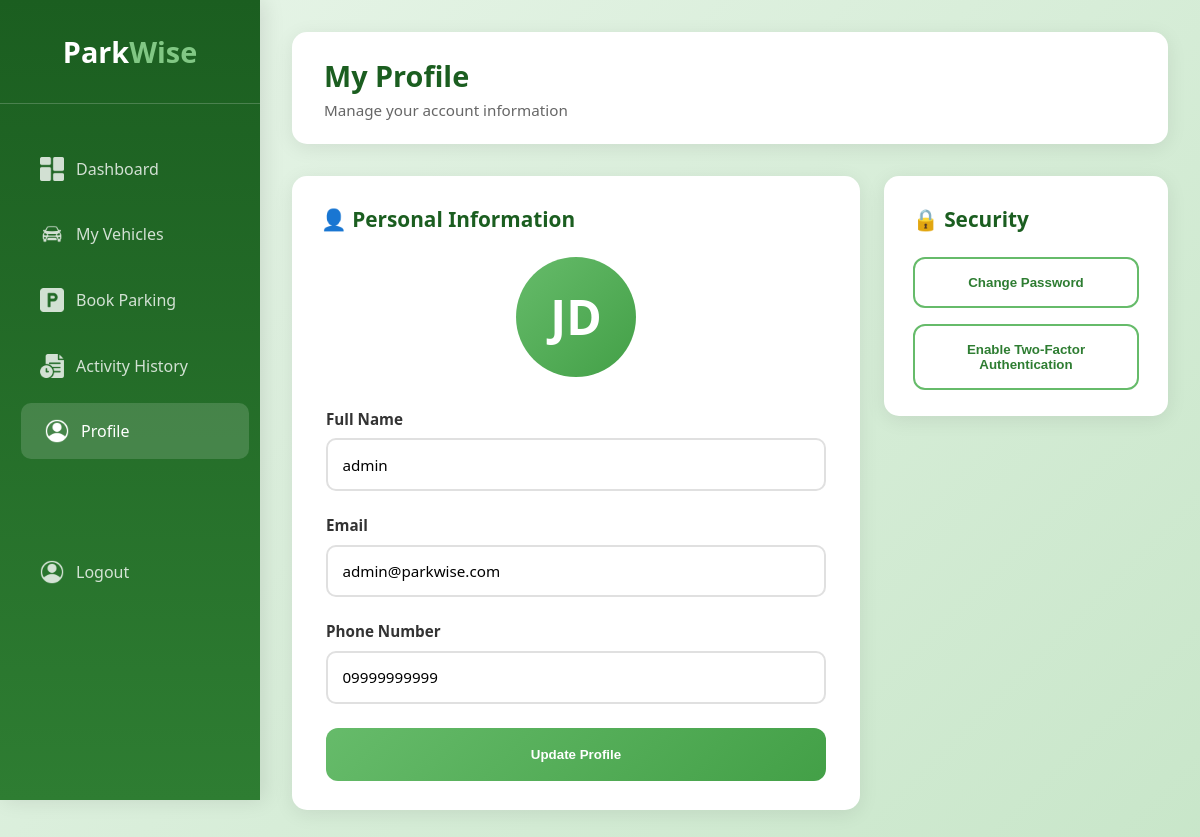
Screenshot of /?controller=UserController&action=showProfilePage (signed in) with the database file from the repository.
### tables this page shows
CREATE TABLE User (    user_id INTEGER PRIMARY KEY AUTOINCREMENT,    username VARCHAR(50) NOT NULL UNIQUE,    email VARCHAR(100) NOT NULL UNIQUE,    phonenumber VARCHAR(15) NOT NULL,    address TEXT NOT NULL,    password TEXT NOT NULL,    role TEXT NOT NULL DEFAULT 'user' CHECK (role IN ('user', 'admin')),    created_at DATETIME DEFAULT CURRENT_TIMESTAMP);

### views/uniLayout.php (called while the page is built)
<?php require_once("./views/$folderPath" . "/$folderPath" . "Layout.php")?>

### controllers/BaseController.php (called while the page is built, shortened)
<?php
class BaseController{
    public function loadModel($filePath){
        return new $model;
    }
    public function  renderView($folderPath, $fileName, $datas = NULL, $location = NULL){
        $content = $datas;
        require_once("./views/uniLayout.php");
    }
}

### controllers/UserController.php (called while the page is built, shortened)
<?php
class UserController extends BaseController{
    protected $userModel;
    public function __construct(){
        $this->userModel = $this->loadModel("User");
    }
    public function showProfilePage(){
        $data = $this->userModel->find($_SESSION["userId"]);
        $this->renderView("user", "profilePage", $data , "profilePage");
    }
}

### index.php (called while the page is built, shortened)
<?php
require_once("./dbConnection.php");
require_once("./router.php");

### models/BaseModel.php (called while the page is built, shortened)
<?php
class BaseModel{
    protected $db;
    protected $table;
    protected $primaryKey;
    public function __construct(){
        $this->db = DbConnection::getInstance();
    }
    public function find($id){
        try{
            $sql =  "SELECT * FROM $this->table WHERE {$this->primaryKey} = :id";
            $request = $this->db->prepare($sql);
            $request->execute(["id" => $id]);
            $result = $request->fetch(PDO::FETCH_ASSOC);
            return $result;
        }catch(PDOException $e){
            error_log($e->getMessage());
            return false;
        }
    }
}

### dbConnection.php (called while the page is built)
<?php
class DbConnection{
    private static $instance = NULL;
    public static function getInstance(){
        if(!isset(self::$instance)){
            try{
                $pdo = new PDO("sqlite:" . __DIR__ . "/database/parkwise.db");
                $pdo->setAttribute(PDO::ATTR_ERRMODE, PDO::ERRMODE_EXCEPTION);
                self::$instance = $pdo;
            }catch(PDOException $e){
                exit("SOMETHING WENT WRONG WHILE CONNECTING TO DATABASE" .  $e->getMessage());
            }
        }
        return self::$instance;
    }
}

### views/user/profilePage.php (the view, shortened to what this page needs)
<div class="main-display">
         <div class="header">
             <div class="welcome">
                 <h1>My Profile</h1>
                 <p>Manage your account information</p>
             </div>
         </div>
         <div class="content-grid">
             <form class="card" method="post" action="?controller=UserController&action=updateProfile">
                 <h2>👤 Personal Information</h2>
                 <div class="profile-section">
                     <div class="avatar-large">JD</div>
                     <div class="profile-form">
                         <div class="form-group">
                             <label>Full Name</label>
                             <input type="text" name="username" class="form-input" value="<?=$content["username"]?>">
                         </div>
                         <div class="form-group">
                             <label>Email</label>
                             <input type="email" name="email" class="form-input" value="<?=$content["email"]?>">
                         </div>
                         <div class="form-group">
                             <label>Phone Number</label>
                             <input type="tel" name="phonenumber" class="form-input" value="<?=$content["phonenumber"]?>">
                         </div>
                         <button class="action-btn" style="width: 100%;">Update Profile</button>
                     </div>
                 </div>
             </form>
             <div class="card-security">
                 <h2>🔒 Security</h2>
                 <div class="security-section">
                     <button class="action-btn-outline">Change Password</button>
                     <button class="action-btn-outline">Enable Two-Factor Authentication</button>
                 </div>
             </div>
         </div>
     </div>

### views/static/userStyle.css (style rules this page uses)
* { margin: 0; padding: 0; box-sizing: border-box; }
body { font-family: 'Segoe UI', Tahoma, Geneva, Verdana, sans-serif; background: linear-gradient(135deg, #e8f5e9 0%, #c8e6c9 100%); min-height: 100vh; }
.main-display { margin-left: 260px; flex: 1; padding: 2rem; transition: margin-left 0.3s ease; }
.header { background: white; padding: 1.5rem 2rem; border-radius: 15px; box-shadow: 0 4px 20px rgba(0,0,0,0.08); margin-bottom: 2rem; display: flex; justify-content: space-between; align-items: center; flex-wrap: wrap; gap: 1rem; }
.welcome h1 { color: #1b5e20; font-size: 1.8rem; margin-bottom: 0.3rem; }
.welcome p { color: #666; font-size: 0.95rem; }
.content-grid { display: grid; grid-template-columns: 2fr 1fr; gap: 1.5rem; margin-bottom: 2rem; }
.card { background: white; padding: 1.8rem; border-radius: 15px; box-shadow: 0 4px 20px rgba(0,0,0,0.08); }
.card-security { background: white; height: 15rem; padding: 1.8rem; border-radius: 15px; box-shadow: 0 4px 20px rgba(0,0,0,0.08); }
.card h2 { color: #1b5e20; margin-bottom: 1.5rem; font-size: 1.3rem; display: flex; align-items: center; gap: 0.5rem; }
.card-security h2 { color: #1b5e20; margin-bottom: 1.5rem; font-size: 1.3rem; display: flex; align-items: center; gap: 0.5rem; }
.action-btn { background: linear-gradient(135deg, #66bb6a, #43a047); color: white; border: none; padding: 1.2rem; border-radius: 12px; cursor: pointer; font-weight: 600; transition: all 0.3s ease; text-align: center; }
.form-group { display: flex; flex-direction: column; margin: 0; }
.form-group label { color: #333; font-weight: 600; font-size: 0.95rem; }
.form-input { padding: 0.8rem; border: 2px solid #e0e0e0; border-radius: 8px; font-size: 1rem; transition: all 0.3s ease; font-family: inherit; }
.profile-section { display: flex; flex-direction: column; align-items: center; gap: 2rem; }
.avatar-large { width: 120px; height: 120px; background: linear-gradient(135deg, #66bb6a, #43a047); border-radius: 50%; display: flex; align-items: center; justify-content: center; color: white; font-weight: bold; font-size: 3rem; }
.profile-form { width: 100%; max-width: 500px; display: flex; flex-direction: column; gap: 1.5rem; }
.security-section { display: flex; flex-direction: column; gap: 1rem; max-width: 400px; }
.action-btn-outline { background: transparent; color: #2e7d32; border: 2px solid #66bb6a; padding: 1rem; border-radius: 12px; cursor: pointer; font-weight: 600; transition: all 0.3s ease; }
@media (min-width: 1024px) { .form-group label { font-size: 0.9rem; } }
@media (min-width: 1024px) { .form-input { padding: 0.7rem; font-size: 0.9rem; } }
.card h2 { color: #1b5e20; font-size: 1.3rem; margin-bottom: 1.5rem; display: flex; align-items: center; gap: 0.5rem; }
.form-group label { display: flex; align-items: center; gap: 0.5rem; color: #333; font-weight: 600; font-size: 0.95rem; margin-bottom: 0.6rem; }
.form-input { width: 100%; padding: 0.9rem; border: 2px solid #e0e0e0; border-radius: 10px; font-size: 0.95rem; transition: all 0.3s ease; font-family: inherit; background: white; }

### rows the page displays
user: username "admin", email "admin@parkwise.com", phonenumber "09999999999"
